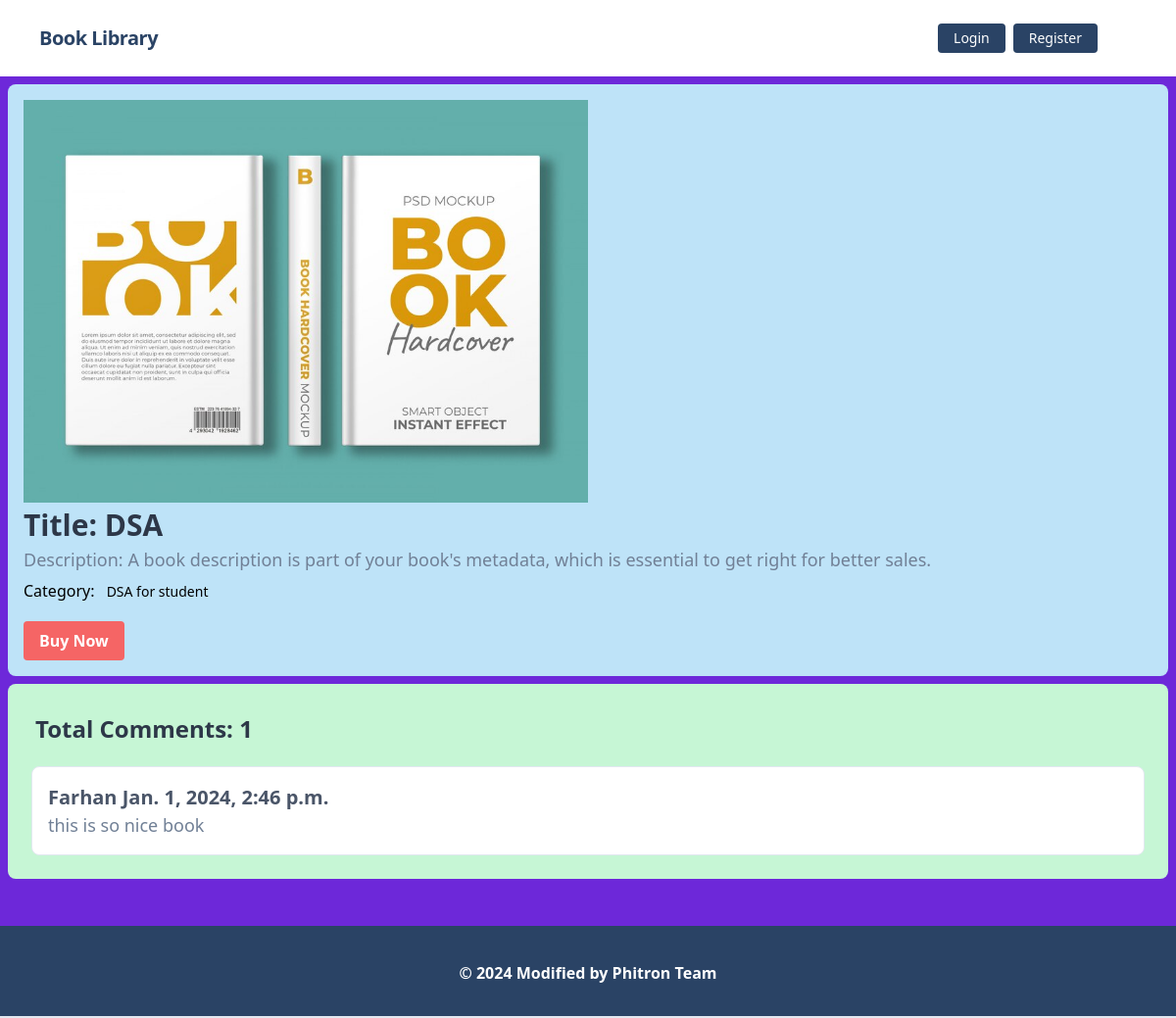
The app's page /posts/details/5/ with its own data.
### posts/models.py (models this page shows, shortened)
class Post(models.Model):
    author=models.ForeignKey(UserAccount,related_name='authors', on_delete=models.CASCADE,null=True,blank=True)
    title=models.CharField( max_length=100)
    bookname=models.CharField(max_length=100,null=True,blank=True)
    description=models.TextField(null=True,blank=True)
    category=models.ManyToManyField(CatagoryModel)
    price = models.DecimalField(
        max_digits=10,
        decimal_places=2,
        default=0.00,
    )
    image=models.ImageField(upload_to='posts/media/uploads/',null=True,blank=True)
    is_paid = models.BooleanField(default=False)

class CatagoryModel(models.Model):
    name=models.CharField(max_length=20)
    slug=models.SlugField(max_length=100,null=True)

class Comment_Post(models.Model):
    post = models.ForeignKey(Post, on_delete=models.CASCADE,related_name='comments',null=True)
    name = models.CharField(max_length=30)
    email = models.EmailField()
    body = models.TextField()
    created_on = models.DateTimeField(auto_now_add=True)

### posts/views.py (the view)
# urls.py: path('details/<int:id>/', views.DetailPostView.as_view(), name='details_post'),
class DetailPostView(DetailView,LoginRequiredMixin):
    model = models.Post
    pk_url_kwarg = 'id'
    template_name = 'post_detail.html'
    def get_context_data(self, **kwargs):
        context = super().get_context_data(**kwargs)
        post = self.object # post model er object ekhane store korlam
        comments = post.comments.all()
        comment_form = forms.CommentForm()
        context['comments'] = comments
        context['comment_form'] = comment_form
        return context

### posts/templates/post_detail.html (shortened to what this page needs)
{% extends "base.html" %}
{% load crispy_forms_tags %}
{% block content %}
<div class="col-12">
    <div class="card m-2 bg-blue-200 p-4 rounded-lg">
        <div class="card-body">
            <img src="{{post.image.url}}" class="card-img-top" alt="..." style="width:50%;">
            <h1 class="card-title text-3xl font-bold text-gray-800">Title: {{post.title}}</h1>
            <p class="card-text text-lg text-gray-600">Description: {{post.description}}</p>
            <p>
                Category: {% for cat in post.category.all %}
                <button class="btn btn-warning btn-sm m-2" disabled style="font-size: 14px;">
                    {{cat.name}}
                </button>
                {% endfor %}
            </p>
            <button class="bg-red-500 hover:bg-blue-700 text-white font-bold py-2 px-4 rounded mt-3">
                <a href="{% url 'bookbuy' post.id %}" class="text-white no-underline">Buy Now</a>
            </button>
        </div>
    </div>
</div>
<div class="card m-2 bg-green-200 p-4 rounded-lg">
    <h1 class="p-3 text-2xl font-bold text-gray-800">Total Comments: {{comments | length}} </h1>
    {% for comment in comments %}
        <div class="card-body border m-2 p-4 bg-white rounded-lg">
            <p class="text-xl font-bold text-gray-700"><b>{{comment.name}}</b> {{comment.created_on}}</p>
            <p class="text-lg text-gray-600">{{comment.body}}</p>
        </div>
    {% endfor %}
</div>
{% endblock content %}

### templates/base.html (style rules this page uses)
body { min-height: 100vh; display: flex; flex-direction: column; background-color: #6d28d9; }

### records on screen
Post: image (picture), title "DSA", description "A book description is part of your book's metadata, which is essential to get right for better sales."
CatagoryModel: name "DSA for student"
Comment_Post: name "Farhan", created_on "Jan. 1, 2024, 2:46 p.m.", body "this is so nice book"

### other values on screen
{{ comments | length }} "1"
